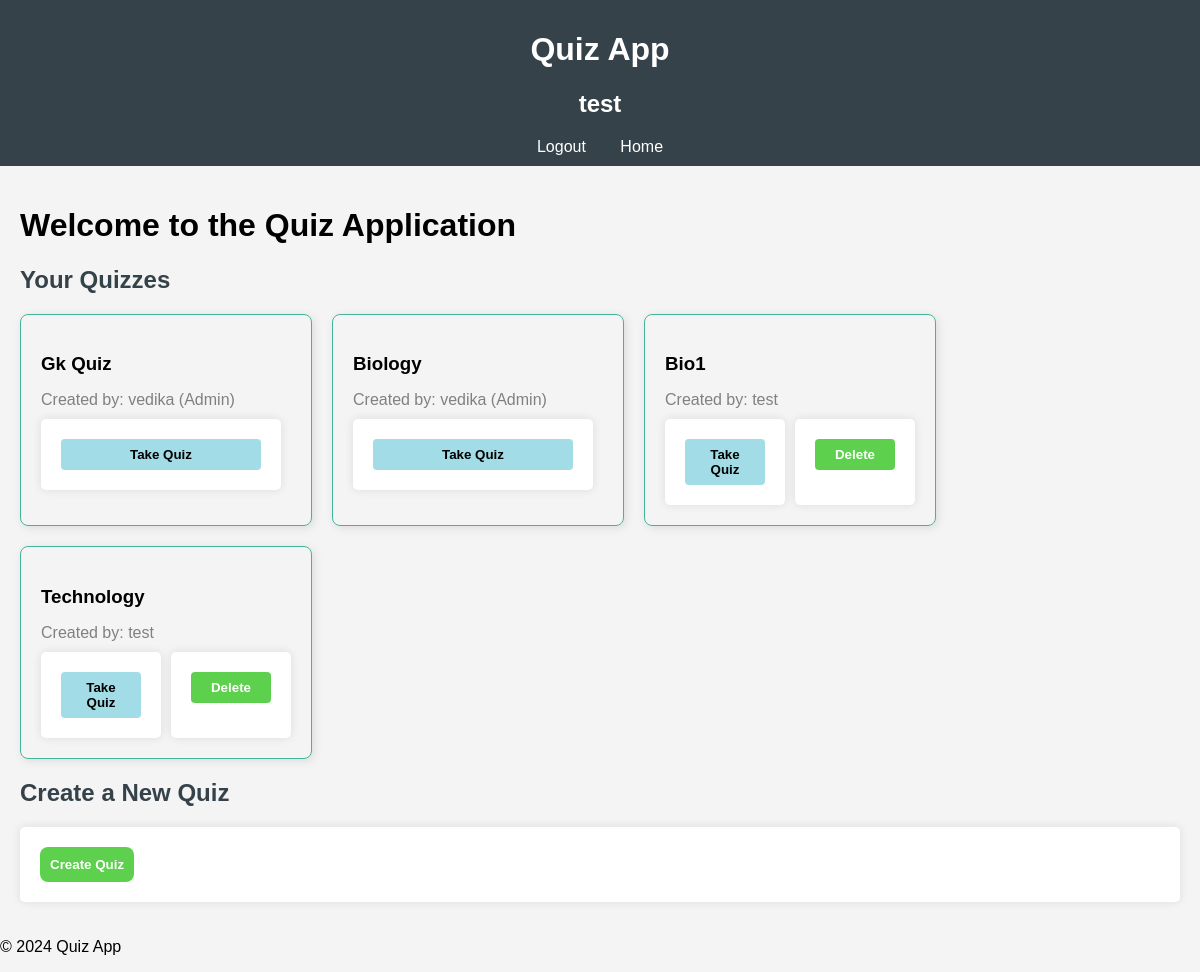
Screenshot of /home/ (signed in) with the database file from the repository.
### quiz/models.py (models this page shows)
class Quiz(models.Model):
    title = models.CharField(max_length=200)
    creator = models.ForeignKey(User, on_delete=models.CASCADE)

### quiz/views.py (the view)
# urls.py: path('home/', views.home, name='home'),
def home(request):
    if request.user.is_authenticated:
        quizzes = Quiz.objects.filter(
            Q(creator__is_staff=True) | Q(creator=request.user)
        )
    else:
        quizzes = Quiz.objects.none()
    return render(request, 'home.html', {'quizzes': quizzes})

### quiz/templates/home.html (shortened to what this page needs)
{% extends 'base.html' %}
{% block content %}
<h1>Welcome to the Quiz Application</h1>
{% if user.is_authenticated %}
    <h2>Your Quizzes</h2>
    <div style="display: flex; flex-wrap: wrap; gap: 20px;">
        {% for quiz in quizzes %}
            <div style="border: 1px solid #46b39b; padding: 20px; border-radius: 8px; width: 250px; box-shadow: 2px 2px 10px rgba(0, 0, 0, 0.1);">
                <h3 style="margin-bottom: 10px;">{{ quiz.title }}</h3>
                <p style="color: gray; margin-bottom: 10px;">
                    Created by: {{ quiz.creator.username }}
                    {% if quiz.creator.is_staff %}
                        (Admin)
                    {% endif %}
                </p>
                <div style="display: flex; justify-content: space-between;">
                    <form action="{% url 'take_quiz' quiz.id %}" method="get" style="flex: 1; margin-right: 10px;">
                        <button type="submit" style="background-color: rgb(162, 220, 230); color: black; font-weight: bold; padding: 8px 10px; border: none; cursor: pointer; width: 100%; border-radius: 4px;">
                            Take Quiz
                        </button>
                    </form>
                    {% if quiz.creator == user or user.is_staff %}
                        <form action="{% url 'delete_quiz' quiz.id %}" method="post" style="flex: 1;">
                            <button type="submit" style="background-color: rgb(93, 208, 78); color: white; font-weight: bold; padding: 8px 10px; border: none; cursor: pointer; width: 100%; border-radius: 4px;" onclick="return confirm('Are you sure you want to delete this quiz?');">
                                Delete
                            </button>
                        </form>
                    {% endif %}
                </div>
            </div>
        {% empty %}
            <p>No quizzes available.</p>
        {% endfor %}
    </div>
    <h2>Create a New Quiz</h2>
    <form action="{% url 'create_quiz' %}" method="get">
        <button type="submit" style="background-color: rgb(93, 208, 78); color: white; font-weight: bold; padding: 10px; border: none; cursor: pointer; border-radius: 8px;">
            Create Quiz
        </button>
    </form>
{% else %}
    <h2>Please log in to participate in quizzes</h2>
    <a href="{% url 'login' %}">Login</a> or <a href="{% url 'register' %}">Register</a>
{% endif %}
{% endblock %}

### quiz/templates/base.html (shortened to what this page needs)
{% load static %}
<!DOCTYPE html>
<html lang="en">
<head>
    <link rel="stylesheet" href="{% static 'css/style.css' %}">
</head>
<body>
    <header>
        <h1>Quiz App</h1>
        <nav>
            {% if user.is_authenticated %}
                <h1>{{ user.username }}</h1>
                <a href="{% url 'logout' %}">Logout</a>
                <a href="{% url 'home' %}">Home</a>
            {% else %}
                <a href="{% url 'register' %}">Register</a>
            {% endif %}
        </nav>
    </header>
    <main>
        {% block content %}
        {% endblock %}
    </main>
    <footer>
        <p>&copy; 2024 Quiz App</p>
    </footer>
</body>
</html>

### quiz/static/css/style.css (style rules this page uses)
body { font-family: Arial, sans-serif; margin: 0; padding: 0; background-color: #f4f4f4; }
header { background: #35424a; color: #ffffff; padding: 10px 0; text-align: center; }
nav a { color: #ffffff; margin: 0 15px; text-decoration: none; }
main { padding: 20px; }
h2 { color: #35424a; }
form { background: #ffffff; padding: 20px; border-radius: 5px; box-shadow: 0 0 10px rgba(0, 0, 0, 0.1); }
button { background: #35424a; color: #ffffff; padding: 10px; border: none; cursor: pointer; }

### rows the page displays
Quiz: title "Gk Quiz", creator.username "vedika", shows "(Admin)"
Quiz: title "Biology", creator.username "vedika", shows "(Admin)"
Quiz: title "Bio1", creator.username "test", shows "Delete"
Quiz: title "Technology", creator.username "test", shows "Delete"

### other values shown
{{ user.username }} "test"
